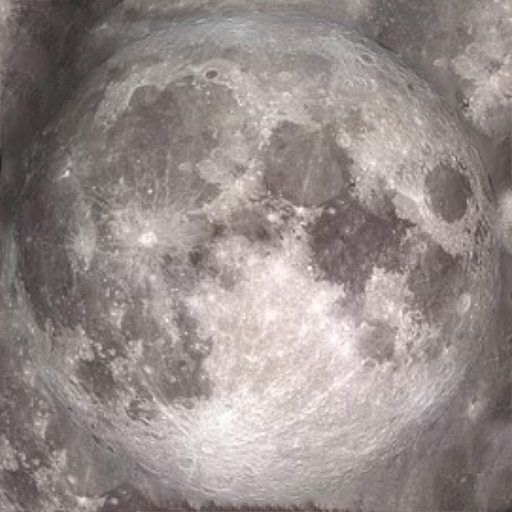
#> input picture moon_texture.jpg, 512 x 512 px
$ python 3dcc_Moon_Phase.py
#> lines starting #> are read from the running program, lines starting #| are printed output that depends on the picture; after the words box and inside, x2 and y2 are one past the last pixel; in counts of white or black regions, pixels touching at a corner belong together
"""
Moon Phase Arc Animation Generator
Created by: 3dccnz
Last Modified: 2025-02-27 UTC
"""

import os
import math
from PIL import Image, ImageDraw, ImageChops, ImageOps

def create_moon_animation(
    cycles=1,                      # Number of complete moon cycles
    frames_per_arc=28,             # Number of frames per arc
    phases_per_cycle=8,            # Number of different moon phases per cycle
    width=800,                     # Output frame width
    height=400,                    # Output frame height
    moon_size=201,                 # Moon diameter in pixels (odd number recommended)
    arc_height=150,                # Maximum height of the arc (positive for inverted arc)
    arc_start_x=100,               # Starting X position of the arc (for southern hemisphere)
    arc_end_x=700,                 # Ending X position of the arc (for southern hemisphere)
    phases_to_include=[1, 2],      # Phases to include: 1=waxing/waning, 2=full/new
    output_dir="moon_arc_animation",
    moon_image="",                 # Path to optional moon texture (leave empty for generated moon)
    black_background=False,        # Whether to use a black background instead of transparency
    padding=10,                    # Extra padding to prevent clipping (in pixels)
    northern_hemisphere=False      # Set to True for northern hemisphere view
):
    os.makedirs(output_dir, exist_ok=True)

    # Add padding to moon size to prevent clipping
    padded_moon_size = moon_size + 2 * padding
    rotation_axis = (padded_moon_size - 1) // 2  # Center axis for rotation
    total_frames = frames_per_arc * phases_per_cycle * cycles * len(phases_to_include)

    # Swap arc start and end for northern hemisphere
    if northern_hemisphere:
        arc_start_x, arc_end_x = arc_end_x, arc_start_x

    def load_or_create_moon():
        moon = Image.new("L", (padded_moon_size, padded_moon_size), 0)
        draw = ImageDraw.Draw(moon)
        draw.ellipse((padding, padding, padding + moon_size, padding + moon_size), fill=255)
        return moon

    def create_left_half_circle(size):
        img = Image.new("L", (size, size), 0)
        draw = ImageDraw.Draw(img)
        draw.ellipse((padding, padding, padding + moon_size, padding + moon_size), fill=255)
        draw.rectangle((rotation_axis, 0, size, size), fill=0)
        return img

    def horizontal_scale_center(src, scale):
        w, h = src.size
        new_w = max(2, int(w * scale))
        scaled = src.resize((new_w, h), Image.BICUBIC)
        out_img = Image.new("L", (w, h), 0)
        x_offset = rotation_axis - (new_w // 2)
        out_img.paste(scaled, (x_offset, 0))
        return out_img

    def rotate_black_disc(angle_degs, size):
        base_left = create_left_half_circle(size)
        angle_rads = math.radians(angle_degs)
        scale = abs(math.cos(angle_rads))
        if angle_degs > 90:
            base_left = base_left.transpose(Image.FLIP_LEFT_RIGHT)
        return horizontal_scale_center(base_left, scale)

    def generate_moon_phase(angle, phase):
        moon = load_or_create_moon()
        black_mask = rotate_black_disc(angle, padded_moon_size)
        partial = ImageChops.subtract(moon, black_mask)

        moon_mask = Image.new("L", (padded_moon_size, padded_moon_size), 0)
        draw_mask = ImageDraw.Draw(moon_mask)
        draw_mask.ellipse((padding, padding, padding + moon_size, padding + moon_size), fill=255)

        if angle > 90:
            right_half_mask = Image.new("L", (padded_moon_size, padded_moon_size), 0)
            draw_right_mask = ImageDraw.Draw(right_half_mask)
            draw_right_mask.rectangle((rotation_axis - 1, 0, padded_moon_size, padded_moon_size), fill=255)
            inverted_moon = ImageChops.invert(partial)
            right_inverted = Image.composite(inverted_moon, partial, right_half_mask)
            partial = Image.composite(right_inverted, partial, moon_mask)
        elif angle <= 90:
            left_half_mask = Image.new("L", (padded_moon_size, padded_moon_size), 0)
            draw_left_mask = ImageDraw.Draw(left_half_mask)
            draw_left_mask.rectangle((rotation_axis - 1, 0, padded_moon_size, padded_moon_size), fill=255)
            partial = Image.composite(black_mask, partial, left_half_mask)

        if phase == 2:
            partial = ImageOps.invert(partial)

        moon_img = Image.new("RGBA", (padded_moon_size, padded_moon_size), (0, 0, 0, 255))
        partial_rgba = Image.new("RGBA", (padded_moon_size, padded_moon_size), (0, 0, 0, 255))
        partial_rgba.paste(partial.convert("RGB"), (0, 0), mask=moon_mask)
        moon_img.paste(partial_rgba, (0, 0), mask=moon_mask)

        return moon_img

    def split_and_merge_transparent_frame(frame):
        w, h = frame.size
        left_half = frame.crop((0, 0, w // 2 - 1, h))
        right_half = frame.crop((w // 2 + 1, 0, w, h))
        merged_frame = Image.new("RGBA", (w - 2, h), (0, 0, 0, 255))
        merged_frame.paste(left_half, (0, 0))
        merged_frame.paste(right_half, (w // 2 - 1, 0))
        return merged_frame

    def rotate_image(image, angle):
        return image.rotate(angle, resample=Image.BICUBIC, center=(rotation_axis, rotation_axis), expand=False, fillcolor=(0, 0, 0, 255))

    def calculate_arc_position(progress):
        x = arc_start_x + (arc_end_x - arc_start_x) * progress
        arc_width = arc_end_x - arc_start_x
        center_x = arc_start_x + arc_width / 2
        a = 4 * arc_height / (arc_width ** 2)
        y = a * ((x - center_x) ** 2) + (height / 2 - arc_height)
        return int(x), int(y)

    def apply_texture(frame, moon_image, northern_hemisphere):
        """
        Applies texture to a frame while preserving transparency.
        For northern hemisphere, use texture as-is.
        For southern hemisphere, flip texture upside down.
        """
        if moon_image and os.path.exists(moon_image):
            # Extract alpha channel to use as mask
            r, g, b, a = frame.split()

            # Load texture and resize to match moon size
            moon_texture = Image.open(moon_image).convert("RGB")
            # Resize texture to match the actual moon size, not the padded size
            moon_texture = moon_texture.resize((moon_size, moon_size), Image.LANCZOS)

            # For southern hemisphere, rotate 180 degrees (appear upside down)
            if not northern_hemisphere:
                moon_texture = moon_texture.rotate(180)


            # Create a new texture image with padding to match frame size
            padded_texture = Image.new("RGB", (padded_moon_size, padded_moon_size), (0, 0, 0))
            # Paste texture in center of padded area
            texture_x = (padded_moon_size - moon_size) // 2
            texture_y = (padded_moon_size - moon_size) // 2
            padded_texture.paste(moon_texture, (texture_x, texture_y))

            # Create RGB version of frame (no alpha)
            frame_rgb = Image.new("RGB", frame.size, (0, 0, 0))
            frame_rgb.paste(frame.convert("RGB"), (0, 0), mask=a)

            # Multiply texture with RGB frame
            textured = ImageChops.multiply(frame_rgb, padded_texture)

            # Create new RGBA image and paste textured image using original alpha
            result = Image.new("RGBA", frame.size, (0, 0, 0, 0))
            result.paste(textured, (0, 0), mask=a)

            return result
        return frame

    frame_index = 0
    for cycle in range(cycles):
        for phase_type_index, phase_type in enumerate(phases_to_include):
            for phase_num in range(phases_per_cycle):
                angle = 180.0 * phase_num / (phases_per_cycle - 1)

                moon_img = generate_moon_phase(angle, phase_type)
#> in load_or_create_moon, `moon = Image.new("L", (padded_moon_size, padded_moon_size), 0)`: moon: PIL image 101x101 L; every value is 0
#> in generate_moon_phase, `moon = load_or_create_moon()`:
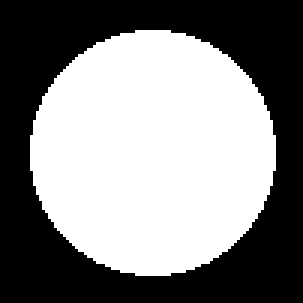
#> moon: PIL image 101x101 L (shown 3 times larger); 51.6% white; 1 black region, box (x1, y1, x2, y2) and area: (0, 0, 101, 101) 4941
#> in rotate_black_disc, `base_left = create_left_half_circle(size)`:
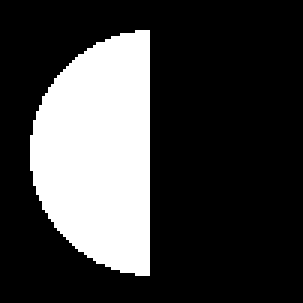
#> base_left: PIL image 101x101 L (shown 3 times larger); 25% white; 1 white region, box (x1, y1, x2, y2) and area: (10, 10, 50, 92) 2548
#> in generate_moon_phase, `partial = ImageChops.subtract(moon, black_mask)`:
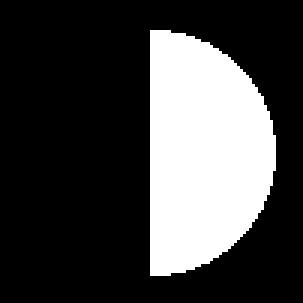
#> partial: PIL image 101x101 L (shown 3 times larger); 26.6% white; 1 white region, box (x1, y1, x2, y2) and area: (50, 10, 92, 92) 2712
#> in generate_moon_phase, `partial = Image.composite(black_mask, partial, left_half_mask)`:
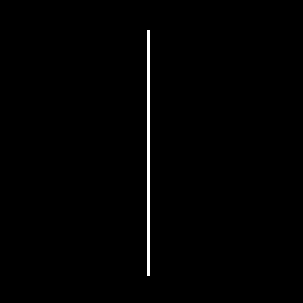
#> partial: PIL image 101x101 L (shown 3 times larger); 0.8% white in thin lines or dots, all inside (x1, y1, x2, y2) = (49, 10, 50, 92)
                moon_img = split_and_merge_transparent_frame(moon_img)

                # Set rotation angle based on phase_type and hemisphere
                if phase_type == 1:
                    global_rotation_angle = 30
                else:  # phase_type == 2
                    global_rotation_angle = -30

                moon_img = rotate_image(moon_img, global_rotation_angle)

                # Mirror the moon image for northern hemisphere
                if northern_hemisphere:
                    moon_img = moon_img.transpose(Image.FLIP_LEFT_RIGHT)

                # Apply texture after all transformations
                if moon_image and os.path.exists(moon_image):
                    moon_img = apply_texture(moon_img, moon_image, northern_hemisphere)
#> in apply_texture, `r, g, b, a = frame.split()`: r: PIL image 99x101 L; every value is 0
#> in apply_texture, `r, g, b, a = frame.split()`: a: PIL image 99x101 L; every value is 255
#> in apply_texture, moon_texture is the input picture: PIL image 512x512 RGB; mean R, G, B 149.6, 139.6, 137.6
#> in apply_texture, `moon_texture = moon_texture.resize((moon_size, moon_size), Image.LANCZ..`:
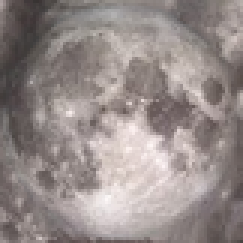
#> moon_texture: PIL image 81x81 RGB (shown 3 times larger); mean R, G, B 149.6, 139.6, 137.6
#> in apply_texture, `moon_texture = moon_texture.rotate(180)`:
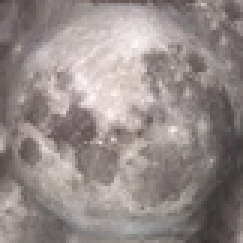
#> moon_texture: PIL image 81x81 RGB (shown 3 times larger); mean R, G, B 149.6, 139.6, 137.6
#> in apply_texture, `padded_texture = Image.new("RGB", (padded_moon_size, padded_moon_size)..`: padded_texture: PIL image 101x101 RGB; every value is 0
#> in apply_texture, `padded_texture.paste(moon_texture, (texture_x, texture_y))`:
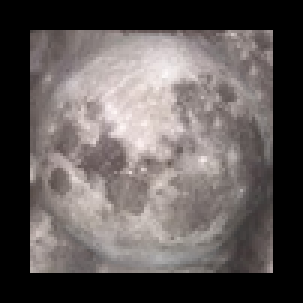
#> padded_texture: PIL image 101x101 RGB (shown 3 times larger); mean R, G, B 96.2, 89.8, 88.5
#> in apply_texture, `frame_rgb = Image.new("RGB", frame.size, (0, 0, 0))`: frame_rgb: PIL image 99x101 RGB; every value is 0
#> in apply_texture, `result = Image.new("RGBA", frame.size, (0, 0, 0, 0))`: result: PIL image 99x101 RGBA; every value is 0

                for frame in range(frames_per_arc):
                    progress = frame / (frames_per_arc - 1)
                    x, y = calculate_arc_position(progress)

                    background_color = (0, 0, 0, 255) if black_background else (0, 0, 0, 0)
                    full_frame = Image.new("RGBA", (width, height), background_color)

                    moon_x = x - (padded_moon_size // 2)
                    moon_y = y - (padded_moon_size // 2)

                    full_frame.paste(moon_img, (moon_x, moon_y), moon_img)

                    out_name = f"frame_{frame_index:04d}.png"
                    out_path = os.path.join(output_dir, out_name)
                    full_frame.save(out_path, format="PNG")
                    print(f"Saved {out_path} at {angle} {phases_to_include}")

                    frame_index += 1
#> after the loop, frame_index = 10

    print(f"Animation complete: {frame_index} frames generated in {output_dir}")

if __name__ == "__main__":
    create_moon_animation(
        cycles=1,
        frames_per_arc=10,
        phases_per_cycle=8,
        width=800,
        height=400,
        moon_size=81,
        arc_height=120,
        arc_start_x=800,          # For southern hemisphere (will be auto-swapped for northern)
        arc_end_x=0,           # For southern hemisphere (will be auto-swapped for northern)
        phases_to_include=[1, 2], # Phases to include: 1=waxing/waning, 2=full to new
        black_background=True,
        padding=10,
        northern_hemisphere=False,  # Set to False for southern hemisphere, True for northern
        moon_image="moon_texture.jpg"  # Path to moon texture
        #moon_image=""  # No Texture
    )
